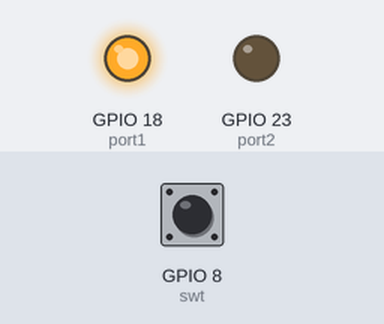
Simulated run of this program. Board: Raspberry Pi (BCM pin numbers). Parts: output pins drawn as LEDs (lit = HIGH). Inputs (shaded band) come from the test bench; at power-on: GPIO 8 (swt) HIGH.

Above: at 1.2 s.
1.3 s: GPIO 8 (swt) pulled LOW for 0.15 s
At 3.1 s:
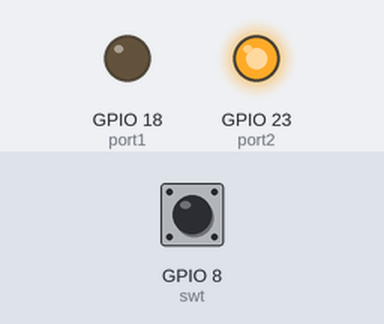
3.4 s: GPIO 8 (swt) pulled LOW for 1 s
At 5.2 s:
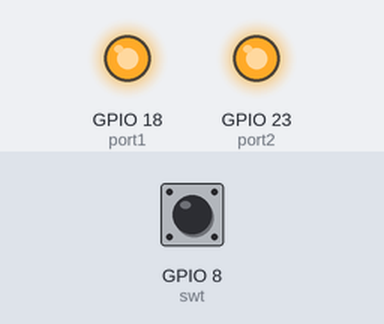
6.2 s: GPIO 8 (swt) pulled LOW for 0.15 s
At 8.0 s:
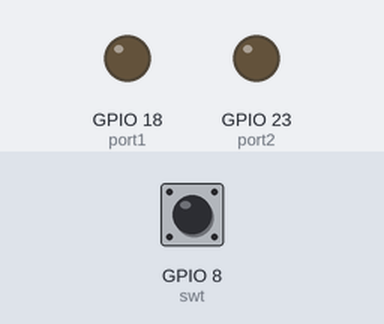
8.3 s: GPIO 8 (swt) pulled LOW for 3.2 s
At 13.0 s:
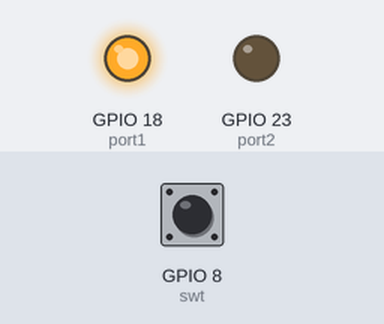
Timing chart, 0 to 14.3 s (numbered marks = the images above; inputs shaded):
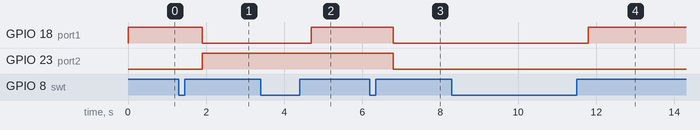

Measured:
- after the input at 1.3 s, GPIO 18 (port1): HIGH → LOW after 0.60 s; GPIO 23 (port2): LOW → HIGH after 0.60 s
- after the input at 3.4 s, GPIO 18 (port1): LOW → HIGH after 1.3 s
- after the input at 6.2 s, GPIO 18 (port1), GPIO 23 (port2): HIGH → LOW after 0.60 s
- after the input at 8.3 s, GPIO 18 (port1): LOW → HIGH after 3.5 s

The program:

chattering.py
```python
import RPi.GPIO as IoPort
import time
IoPort.setmode(IoPort.BCM)

def state(st):
    global sta
    if st == 1:
        IoPort.output(port1,True)
        IoPort.output(port2,False)
    elif st == 2:
        IoPort.output(port1,False)
        IoPort.output(port2,True)
    elif st == 3:
        IoPort.output(port1,True)
        IoPort.output(port2,True)
    elif st == 4:
        IoPort.output(port1,False)
        IoPort.output(port2,False)
        sta = 0

swt=8
end=7
port1=18
port2=23
IoPort.setwarnings(False)
IoPort.setup(swt,IoPort.IN)
IoPort.setup(end,IoPort.IN)
IoPort.setup(port1,IoPort.OUT)
IoPort.setup(port2,IoPort.OUT)

sta = 1

while sta <= 4:
    state(sta)
    while True:
        if IoPort.input(swt) == False:
            break
    time.sleep(0.3)
    while True:
        if IoPort.input(swt) == True:
            break
    time.sleep(0.3)
    sta += 1
```
